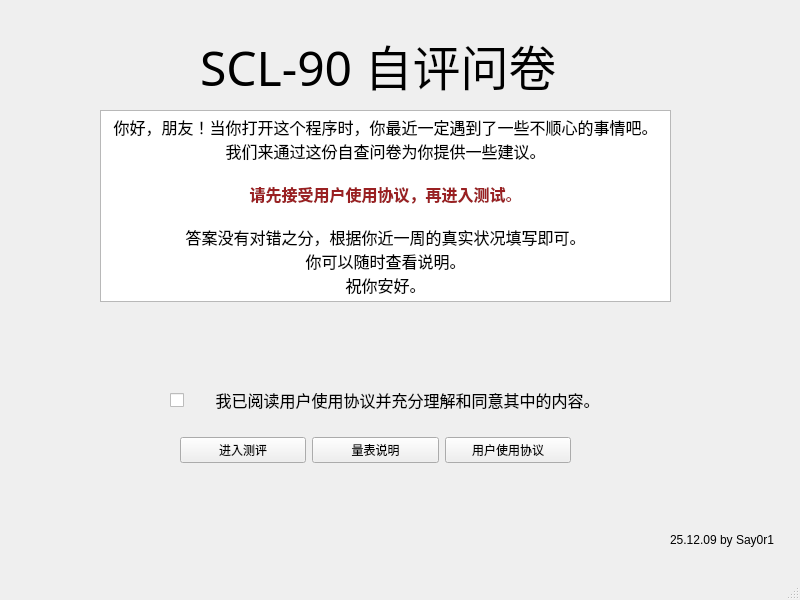
<?xml version="1.0" encoding="UTF-8"?>
<ui version="4.0">
 <class>MainWindow</class>
 <widget class="QMainWindow" name="MainWindow">
  <property name="geometry">
   <rect>
    <x>0</x>
    <y>0</y>
    <width>800</width>
    <height>600</height>
   </rect>
  </property>
  <property name="minimumSize">
   <size>
    <width>800</width>
    <height>600</height>
   </size>
  </property>
  <property name="maximumSize">
   <size>
    <width>800</width>
    <height>600</height>
   </size>
  </property>
  <property name="windowTitle">
   <string>MainWindow</string>
  </property>
  <widget class="QWidget" name="centralwidget">
   <widget class="QLabel" name="label">
    <property name="geometry">
     <rect>
      <x>200</x>
      <y>0</y>
      <width>411</width>
      <height>131</height>
     </rect>
    </property>
    <property name="font">
     <font>
      <family>等线</family>
      <pointsize>36</pointsize>
     </font>
    </property>
    <property name="text">
     <string>SCL-90 自评问卷</string>
    </property>
   </widget>
   <widget class="QCheckBox" name="checkBox">
    <property name="geometry">
     <rect>
      <x>170</x>
      <y>390</y>
      <width>431</width>
      <height>20</height>
     </rect>
    </property>
    <property name="font">
     <font>
      <pointsize>12</pointsize>
     </font>
    </property>
    <property name="text">
     <string>      我已阅读用户使用协议并充分理解和同意其中的内容。</string>
    </property>
   </widget>
   <widget class="QWidget" name="horizontalLayoutWidget">
    <property name="geometry">
     <rect>
      <x>180</x>
      <y>410</y>
      <width>391</width>
      <height>80</height>
     </rect>
    </property>
    <layout class="QHBoxLayout" name="horizontalLayout">
     <item>
      <widget class="QPushButton" name="Enter">
       <property name="text">
        <string>进入测评</string>
       </property>
      </widget>
     </item>
     <item>
      <widget class="QPushButton" name="ins">
       <property name="text">
        <string>量表说明</string>
       </property>
      </widget>
     </item>
     <item>
      <widget class="QPushButton" name="Agreement">
       <property name="text">
        <string>用户使用协议</string>
       </property>
      </widget>
     </item>
    </layout>
   </widget>
   <widget class="QTextBrowser" name="textBrowser">
    <property name="geometry">
     <rect>
      <x>100</x>
      <y>110</y>
      <width>571</width>
      <height>192</height>
     </rect>
    </property>
    <property name="html">
     <string>&lt;!DOCTYPE HTML PUBLIC &quot;-//W3C//DTD HTML 4.0//EN&quot; &quot;http://www.w3.org/TR/REC-html40/strict.dtd&quot;&gt;
&lt;html&gt;&lt;head&gt;&lt;meta name=&quot;qrichtext&quot; content=&quot;1&quot; /&gt;&lt;meta charset=&quot;utf-8&quot; /&gt;&lt;style type=&quot;text/css&quot;&gt;
p, li { white-space: pre-wrap; }
hr { height: 1px; border-width: 0; }
li.unchecked::marker { content: &quot;\2610&quot;; }
li.checked::marker { content: &quot;\2612&quot;; }
&lt;/style&gt;&lt;/head&gt;&lt;body style=&quot; font-family:'Microsoft YaHei UI'; font-size:9pt; font-weight:400; font-style:normal;&quot;&gt;
&lt;p align=&quot;center&quot; style=&quot; margin-top:0px; margin-bottom:0px; margin-left:0px; margin-right:0px; -qt-block-indent:0; text-indent:0px;&quot;&gt;&lt;span style=&quot; font-size:12pt;&quot;&gt;你好，朋友！当你打开这个程序时，你最近一定遇到了一些不顺心的事情吧。&lt;/span&gt;&lt;/p&gt;
&lt;p align=&quot;center&quot; style=&quot; margin-top:0px; margin-bottom:0px; margin-left:0px; margin-right:0px; -qt-block-indent:0; text-indent:0px;&quot;&gt;&lt;span style=&quot; font-size:12pt;&quot;&gt;我们来通过这份自查问卷为你提供一些建议。&lt;/span&gt;&lt;/p&gt;
&lt;p align=&quot;center&quot; style=&quot;-qt-paragraph-type:empty; margin-top:0px; margin-bottom:0px; margin-left:0px; margin-right:0px; -qt-block-indent:0; text-indent:0px; font-size:12pt;&quot;&gt;&lt;br /&gt;&lt;/p&gt;
&lt;p align=&quot;center&quot; style=&quot; margin-top:0px; margin-bottom:0px; margin-left:0px; margin-right:0px; -qt-block-indent:0; text-indent:0px;&quot;&gt;&lt;span style=&quot; font-size:12pt; font-weight:700; color:#9a2022;&quot;&gt;请先接受用户使用协议，再进入测试&lt;/span&gt;&lt;span style=&quot; font-size:12pt; color:#9a2022;&quot;&gt;。&lt;/span&gt;&lt;/p&gt;
&lt;p align=&quot;center&quot; style=&quot;-qt-paragraph-type:empty; margin-top:0px; margin-bottom:0px; margin-left:0px; margin-right:0px; -qt-block-indent:0; text-indent:0px; font-size:12pt; color:#9a2022;&quot;&gt;&lt;br /&gt;&lt;/p&gt;
&lt;p align=&quot;center&quot; style=&quot; margin-top:0px; margin-bottom:0px; margin-left:0px; margin-right:0px; -qt-block-indent:0; text-indent:0px;&quot;&gt;&lt;span style=&quot; font-size:12pt;&quot;&gt;答案没有对错之分，根据你近一周的真实状况填写即可。&lt;/span&gt;&lt;/p&gt;
&lt;p align=&quot;center&quot; style=&quot; margin-top:0px; margin-bottom:0px; margin-left:0px; margin-right:0px; -qt-block-indent:0; text-indent:0px;&quot;&gt;&lt;span style=&quot; font-size:12pt;&quot;&gt;你可以随时查看说明。&lt;/span&gt;&lt;/p&gt;
&lt;p align=&quot;center&quot; style=&quot; margin-top:0px; margin-bottom:0px; margin-left:0px; margin-right:0px; -qt-block-indent:0; text-indent:0px;&quot;&gt;&lt;span style=&quot; font-size:12pt;&quot;&gt;祝你安好。&lt;/span&gt;&lt;/p&gt;&lt;/body&gt;&lt;/html&gt;</string>
    </property>
   </widget>
   <widget class="QLabel" name="label_2">
    <property name="geometry">
     <rect>
      <x>670</x>
      <y>530</y>
      <width>121</width>
      <height>20</height>
     </rect>
    </property>
    <property name="text">
     <string>25.12.09 by Say0r1</string>
    </property>
   </widget>
  </widget>
  <widget class="QMenuBar" name="menubar">
   <property name="geometry">
    <rect>
     <x>0</x>
     <y>0</y>
     <width>800</width>
     <height>22</height>
    </rect>
   </property>
  </widget>
  <widget class="QStatusBar" name="statusbar"/>
 </widget>
 <resources/>
 <connections/>
</ui>
